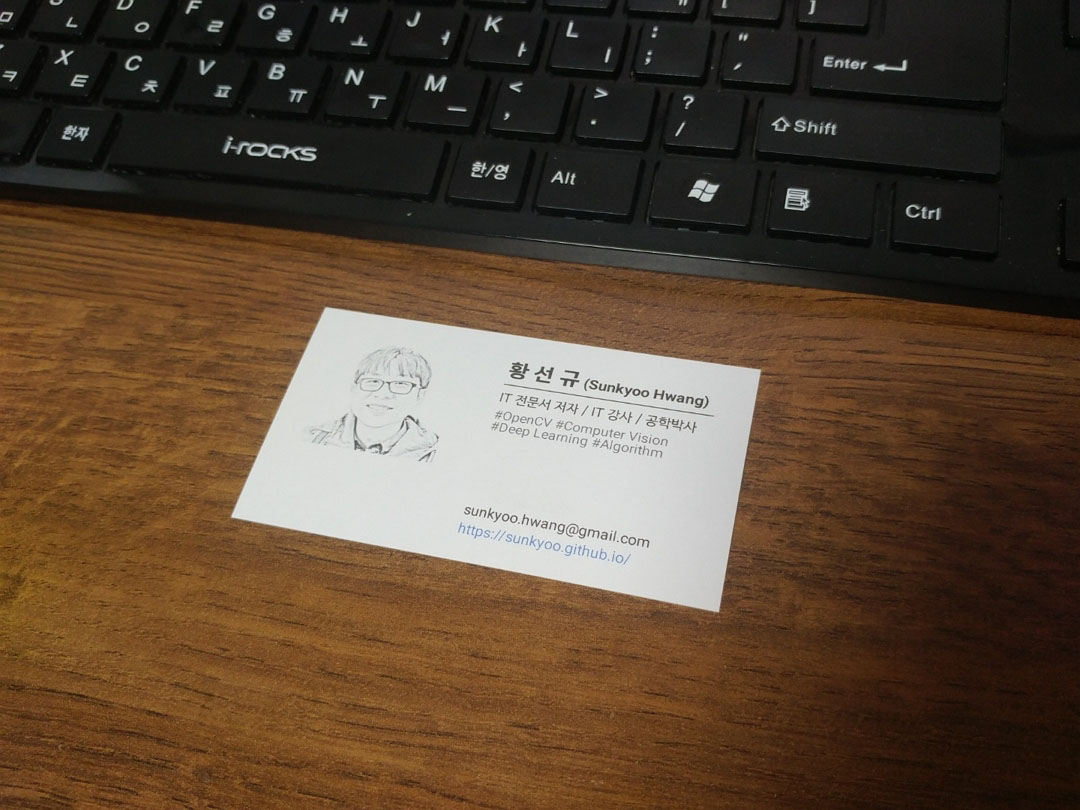
#> input picture data/namecard1.jpg, 1080 x 810 px
$ jupyter execute 4.Business_card_detection.ipynb
#> lines starting #> are read from the running program, lines starting #| are printed output that depends on the picture; after the words box and inside, x2 and y2 are one past the last pixel; in counts of white or black regions, pixels touching at a corner belong together
# 명함 검출과 인식
## 1. 개요

## 2. 이진화

[cell 1]
import sys
import cv2
import numpy as np
import seaborn as sns

# 픽셀데이터 분포 확인
src = cv2.imread("./data/namecard1.jpg")
#> src is the input picture: shape (810, 1080, 3); mean B, G, R 53.2, 71.1, 90.7
src_gray = cv2.cvtColor(src, cv2.COLOR_BGR2GRAY)

sns.histplot(src_gray.reshape(-1,));
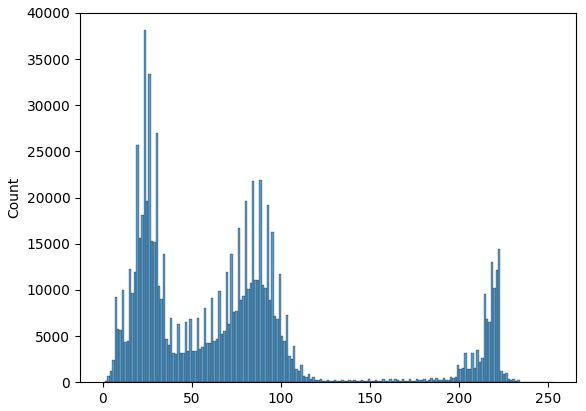
#> figure drawn by matplotlib, 1 panel; tallest bar 38127 high, from x = 23 to 24.35

[cell 2]
import sys
import cv2

src = cv2.imread("./data/namecard1.jpg")

if src is None:
    print("Image load failed!")
    sys.exit()

# 흑백으로 변환
src_gray = cv2.cvtColor(src, cv2.COLOR_BGR2GRAY)

# 자동 이진화
th, src_bin = cv2.threshold(src_gray, 0, 255, cv2.THRESH_BINARY | cv2.THRESH_OTSU)
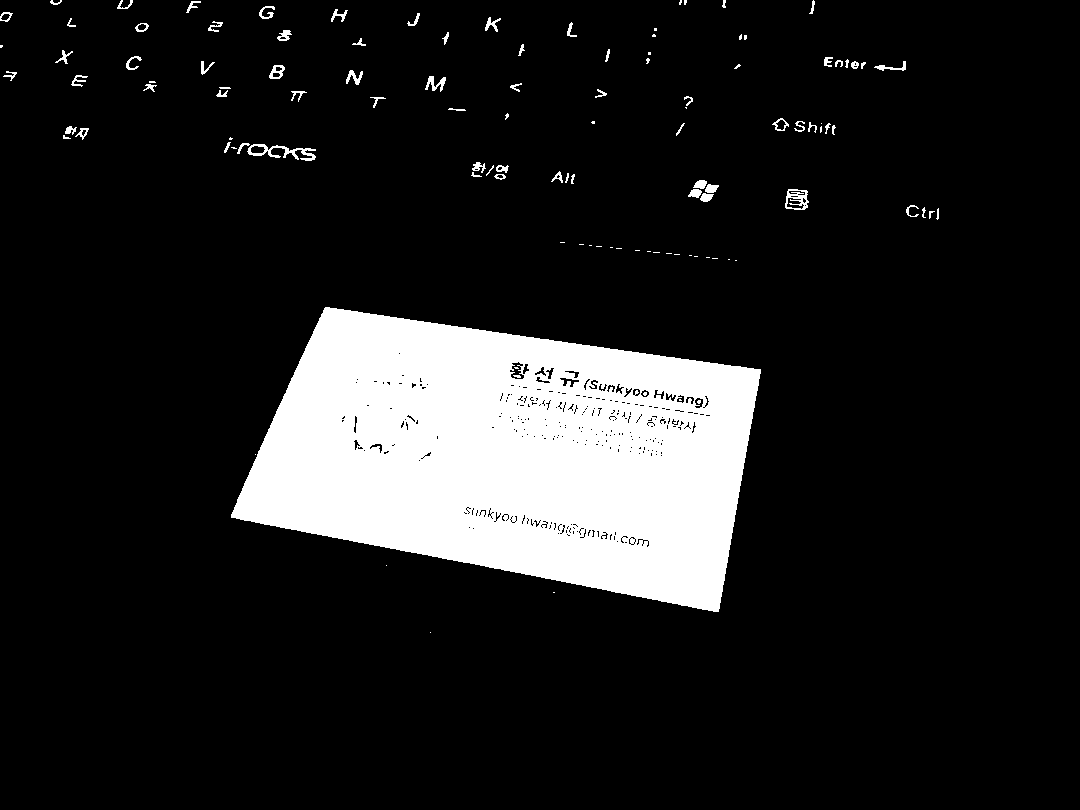
#> src_bin: shape (810, 1080); 12.9% white; 116 white regions (46 under 20 px)
#> th = 133
print("Auto threshold:", th)
#| Auto threshold: 133.0

cv2.imshow('src', src)
cv2.imshow('src_bin', src_bin)
cv2.waitKey()
cv2.destroyAllWindows()

## 3. 객체의 외곽선 검출

[cell 3]
import sys
import random
import cv2

src = cv2.imread("./data/namecard1.jpg")

if src is None:
    print("Image load failed!")
    sys.exit()

# 입력 영상을 그레이스케일 영상으로 변환
src_gray = cv2.cvtColor(src, cv2.COLOR_BGR2GRAY)

# 자동 이진화
_, src_bin = cv2.threshold(src_gray, 0, 255, cv2.THRESH_BINARY | cv2.THRESH_OTSU)

# 외곽선 검출 및 명함 검출
contours, _ = cv2.findContours(src_bin, cv2.RETR_EXTERNAL, cv2.CHAIN_APPROX_NONE)
#> contours = 111 contours, 62 with area under 20; largest, box (x1, y1, x2, y2) and area: (231, 307, 761, 612) 109529, (785, 189, 809, 210) 389, (247, 144, 316, 161) 369, (269, 65, 285, 79) 144, (772, 118, 789, 131) 114

# 이진 영상을 컬러 영상 형식으로 변환
dst = cv2.cvtColor(src_bin, cv2.COLOR_GRAY2BGR)
#> dst: shape (810, 1080, 3); 12.9% white; 116 white regions (46 under 20 px), largest, box (x1, y1, x2, y2) and area: (231, 307, 761, 612) 108238, (247, 144, 316, 161) 414, (785, 189, 809, 210) 278

# 검출된 외곽선 모두 그리기
for i in range(len(contours)):
    c = (random.randint(0, 255), random.randint(0, 255), random.randint(0, 255))
    cv2.drawContours(dst, contours, i, c, 2)
#> this loop made 111 passes
#> c on passes 1 to 12: (197, 215, 20), (132, 248, 207), (155, 244, 183), (111, 71, 144), (71, 48, 128), (75, 158, 50), (37, 169, 241), (51, 181, 222), (161, 104, 244), (226, 133, 31), (7, 47, 204), (0, 252, 170)
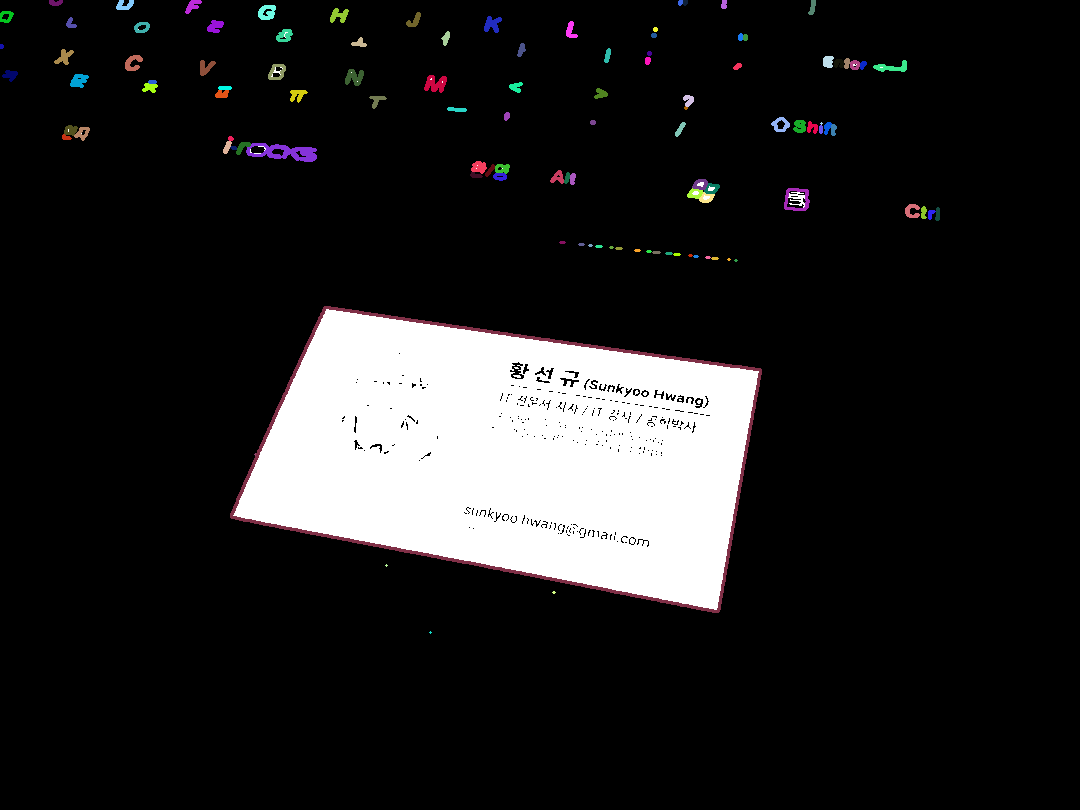
#> dst: shape (810, 1080, 3); mean B, G, R 32.5, 32.3, 32.7

cv2.imshow('src', src)
cv2.imshow('dst', dst)
cv2.waitKey()
cv2.destroyAllWindows()

# 4. 외곽선 함수

[cell 4]
import sys
import cv2


# 영상 불러오기
src = cv2.imread('./data/namecard1.jpg')

if src is None:
    print('Image load failed!')
    sys.exit()

# 입력 영상을 그레이스케일 영상으로 변환
src_gray = cv2.cvtColor(src, cv2.COLOR_BGR2GRAY)

# 자동 이진화
_, src_bin = cv2.threshold(src_gray, 0, 255, cv2.THRESH_BINARY | cv2.THRESH_OTSU)

# 외곽선 검출 및 명함 검출
contours, _ = cv2.findContours(src_bin, cv2.RETR_EXTERNAL, cv2.CHAIN_APPROX_NONE)

for pts in contours:
    # 너무 작은 객체는 무시
    if cv2.contourArea(pts) < 1000:
        continue

    # 외곽선 근사화
    approx = cv2.approxPolyDP(pts, cv2.arcLength(pts, True)*0.02, True)

    # 사각형으로 근사화되면 외곽선 표시
    if len(approx) == 4:
        cv2.polylines(src, [approx], True, (0, 255, 0), 2, cv2.LINE_AA)
#> this loop made 111 passes
#> pts on passes 1, 2, 3, 4, 6, 7, 11, 18, 20, 51, 59: [[430, 632]], [[553, 592], [554, 592]], [[386, 565]], [[255, 454]], [[735, 260], [736, 260]], [[728, 259], [729, 259]], [[689, 255], [690, 255], [691, 255], [690, 255]], [[610, 247], [611, 247], [612, 247], [611, 247]], [[589, 245], [590, 245], [591, 245], [590, 245]], [[821, 123]], [[685, 107], [686, 108], [686, 107]]
#> approx on pass 5: [[324, 308], [231, 517], [718, 611], [760, 369]]
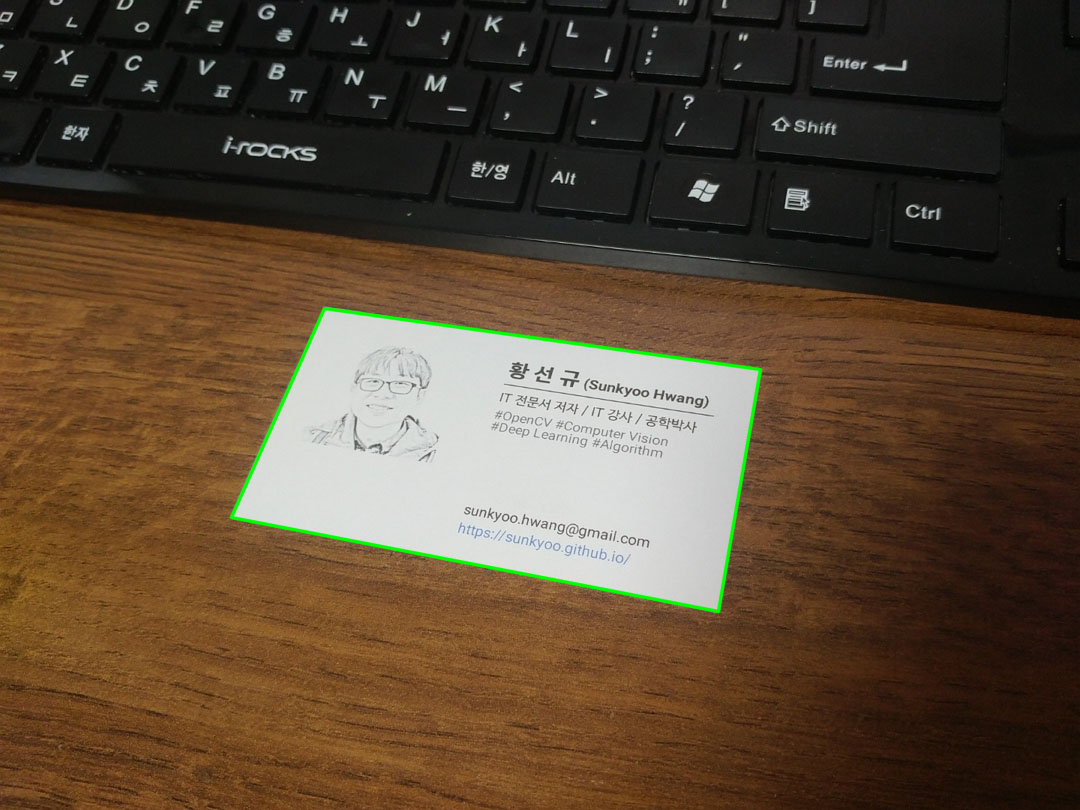
#> src: shape (810, 1080, 3); 0.79% of pixels changed, all inside (x1, y1, x2, y2) = (229, 306, 763, 614)

cv2.imshow('src', src)
cv2.waitKey()
cv2.destroyAllWindows()

# 5. 명함 똑바로 펴기
## 수동

[cell 5]
import sys
import numpy as np
import cv2


# 영상 불러오기
src = cv2.imread('./data/namecard1.jpg')

if src is None:
    print('Image load failed!')
    sys.exit()

# 출력 영상 설정
w, h = 720, 400
srcQuad = np.array([[324, 308], [760, 369], [718, 611], [231, 517]], np.float32)
dstQuad = np.array([[0, 0], [w-1, 0], [w-1, h-1], [0, h-1]], np.float32)
dst = np.zeros((h, w), np.uint8)

pers = cv2.getPerspectiveTransform(srcQuad, dstQuad)
#> pers = [[2.29, 1.02, -1054.3], [-0.379, 2.71, -711.1], [0.000187, 0.000896, 1]]
dst = cv2.warpPerspective(src, pers, (w, h))
#> dst: shape (400, 720, 3)

cv2.imshow('src', src)
cv2.imshow('dst', dst)
cv2.waitKey()
cv2.destroyAllWindows()

## 자동

[cell 6]
import sys
import numpy as np
import cv2

# approx 좌표 순서 지정
def reorderPts(pts):
    idx = np.lexsort((pts[:, 1], pts[:, 0]))  # 칼럼0 -> 칼럼1 순으로 정렬한 인덱스를 반환
    pts = pts[idx]  # x좌표로 정렬

    if pts[0, 1] > pts[1, 1]:
        pts[[0, 1]] = pts[[1, 0]]

    if pts[2, 1] < pts[3, 1]:
        pts[[2, 3]] = pts[[3, 2]]

    return pts


# 영상 불러오기
src = cv2.imread('./data/namecard2.jpg')
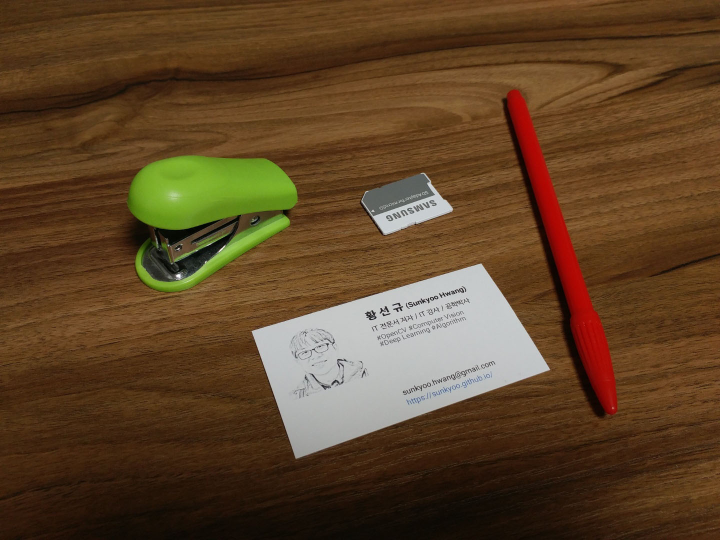
#> input picture data/namecard2.jpg, 1440 x 1080 px (shown at 1/2 size)
#> src is the input picture: shape (1080, 1440, 3); mean B, G, R 39.6, 67.6, 94

if src is None:
    print('Image load failed!')
    sys.exit()

# 출력 영상 설정
w, h = 720, 400
srcQuad = np.array([[0, 0], [0, h], [w, h], [w, 0]], np.float32)
dstQuad = np.array([[0, 0], [0, h], [w, h], [w, 0]], np.float32)
dst = np.zeros((h, w), np.uint8)

# 입력 영상을 그레이스케일 영상으로 변환
src_gray = cv2.cvtColor(src, cv2.COLOR_BGR2GRAY)
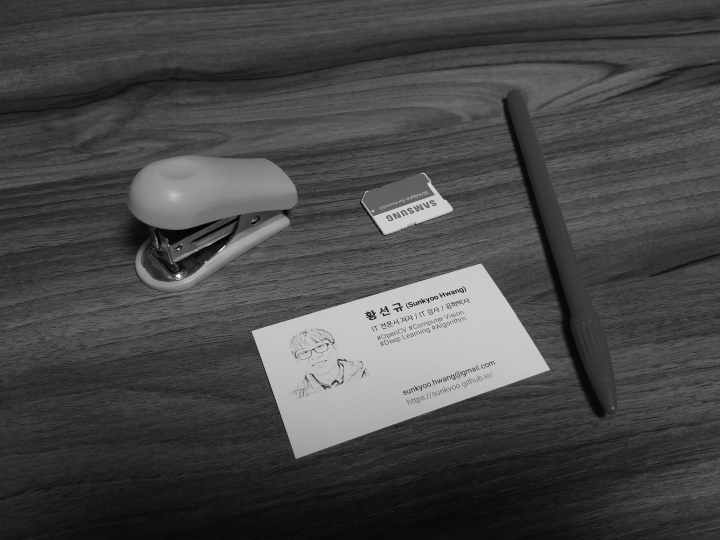
#> src_gray: shape (1080, 1440) (shown at 1/2 size); min 0, max 255, mean 72.3

# 자동 이진화
_, src_bin = cv2.threshold(src_gray, 0, 255, cv2.THRESH_BINARY | cv2.THRESH_OTSU)
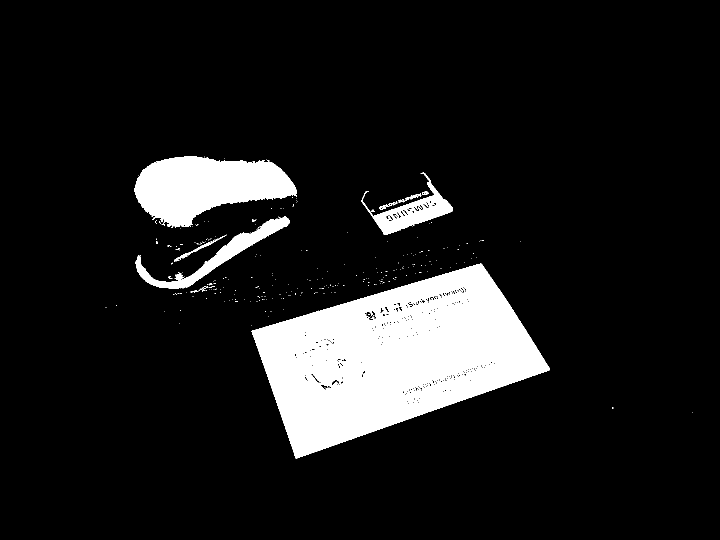
#> src_bin: shape (1080, 1440) (shown at 1/2 size); 11.1% white; 283 white regions (270 under 20 px)

# 외곽선 검출 및 명함 검출
contours, _ = cv2.findContours(src_bin, cv2.RETR_EXTERNAL, cv2.CHAIN_APPROX_NONE)
#> contours = 275 contours, 265 with area under 20; largest, box (x1, y1, x2, y2) and area: (503, 527, 1100, 917) 130928, (269, 312, 594, 456) 28840, (271, 433, 579, 578) 6830, (723, 345, 906, 470) 6536, (348, 469, 454, 523) 334

for pts in contours:
    # 너무 작은 객체는 무시
    if cv2.contourArea(pts) < 1000:
        continue

    # 외곽선 근사화
    approx = cv2.approxPolyDP(pts, cv2.arcLength(pts, True)*0.02, True)

    # 사각형으로 근사화되면 외곽선 표시
    if len(approx) == 4:
        #cv2.polylines(src, [approx], True, (0, 255, 0), 2, cv2.LINE_AA)
        corners = approx.reshape(4, 2).astype(np.float32)
        srcQuad = reorderPts(corners)
#> this loop made 275 passes
#> srcQuad on pass 167: [[503, 662], [591, 916], [1099, 737], [962, 527]]


pers = cv2.getPerspectiveTransform(srcQuad, dstQuad)
#> pers = [[2.02, -0.699, -551.8], [0.75, 2.55, -2066.5], [-5.66e-05, 0.000894, 1]]
dst = cv2.warpPerspective(src, pers, (w, h))
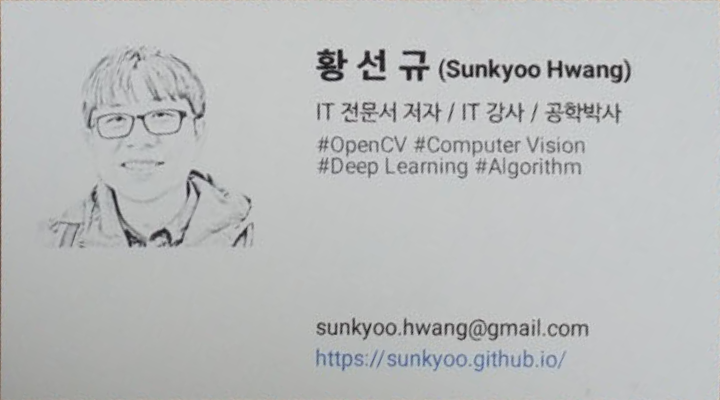
#> dst: shape (400, 720, 3); mean B, G, R 187.6, 187.4, 185.3

cv2.imshow('src', src)
cv2.imshow('dst', dst)
cv2.waitKey()
cv2.destroyAllWindows()
